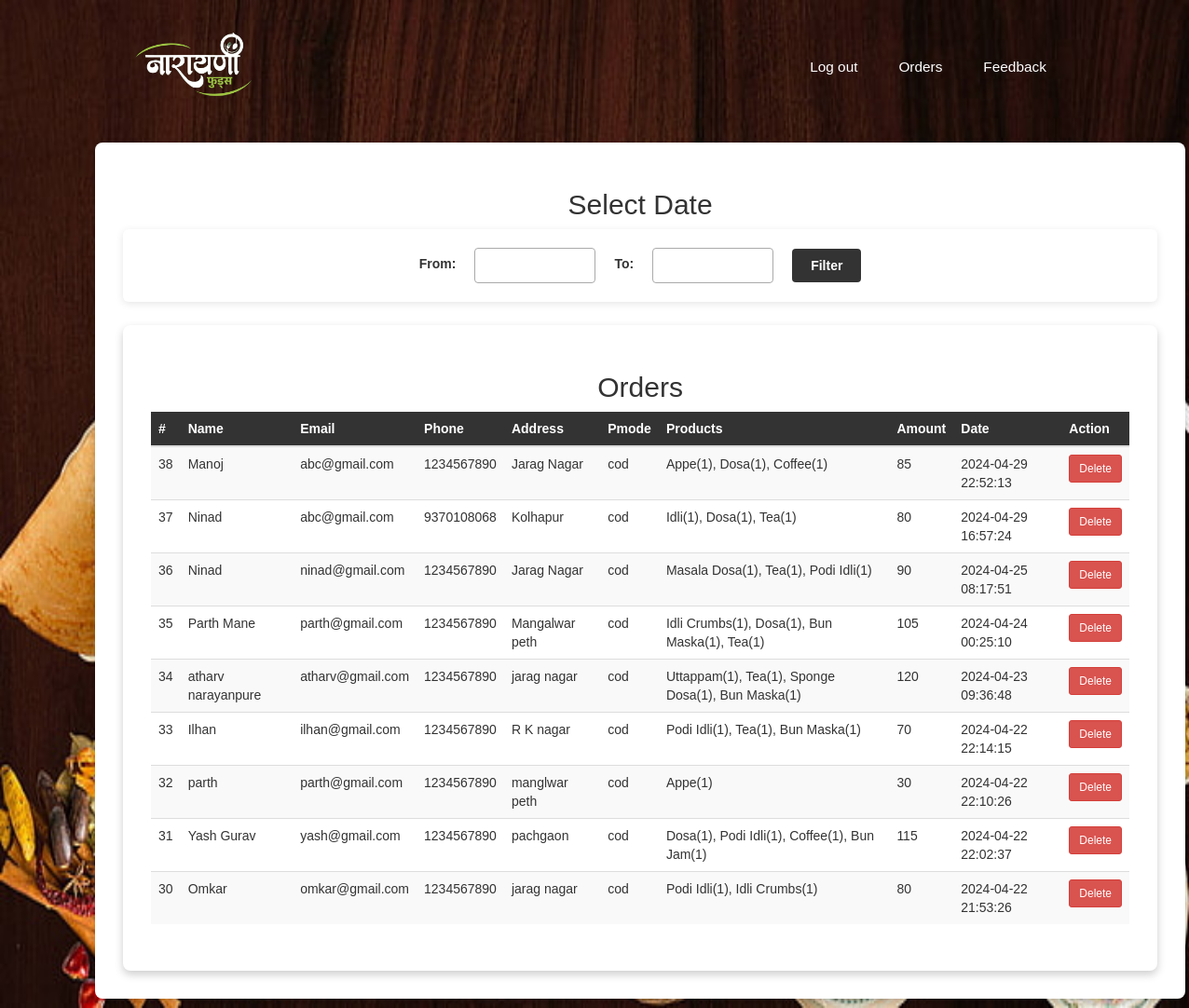
Page /admin_panel.php on the committed database.
### tables this page shows
CREATE TABLE `orders` (
  `id` int(11) NOT NULL,
  `name` varchar(100) NOT NULL,
  `email` varchar(100) NOT NULL,
  `phone` varchar(20) NOT NULL,
  `address` varchar(255) NOT NULL,
  `pmode` varchar(50) NOT NULL,
  `products` varchar(255) NOT NULL,
  `amount_paid` varchar(100) NOT NULL,
  `date` datetime DEFAULT NULL
);

### admin_panel.php (the view, shortened to what this page needs)
<?php
$con = mysqli_connect('localhost','root','','narayanifoods');
$sub_sql = "";
$toDate = $fromDate = "";
$res = mysqli_query($con, "select * from orders $sub_sql order by id desc");
?>
<!DOCTYPE html>
<html lang="en">
<head>
<link rel="stylesheet" href="https://maxcdn.bootstrapcdn.com/bootstrap/3.4.1/css/bootstrap.min.css">
<link rel="stylesheet" href="//code.jquery.com/ui/1.12.1/themes/base/jquery-ui.css">
</head>
<body>
<div class="container1">
<div class="navbar">
    <img src="logos/mainlogo1.png" class="logo">
    <nav>
        <a href="index.html">Log out<span></span></a>
        <a href="admin_panel.php">Orders<span></span></a>
        <a href="feedback.php">Feedback<span></span></a>
    </nav>
</div>
<div class="container">
<h2 class="text-center mb-4">Select Date</h2>
<form method="post" class="filter-form">
    <label>From:</label>
    <input type="text" id="from" name="from" value="<?php echo $fromDate ?>" required>
    <label>To:</label>
    <input type="text" id="to" name="to" value="<?php echo $toDate ?>" required>
    <input type="submit" name="submit" value="Filter">
</form>
<?php if(mysqli_num_rows($res)>0){ ?>
<div class="container" style="background:white; width:auto;background-color:bisque;margin-top:20px;">
    <h2 class="text-center mb-4">Orders</h2>
    <div class="table-responsive">
        <table class="table table-striped table-hover">
            <thead>
                <tr>
                    <th>#</th>
                    <th>Name</th>
                    <th>Email</th>
                    <th>Phone</th>
                    <th>Address</th>
                    <th>Pmode</th>
                    <th>Products</th>
                    <th>Amount</th>
                    <th>Date</th>
                    <th>Action</th>
                </tr>
            </thead>
            <tbody>
                <?php while($row=mysqli_fetch_assoc($res)){ ?>
                <tr>
                    <td><?php echo $row['id']; ?></td>
                    <td><?php echo $row['name']; ?></td>
                    <td><?php echo $row['email']; ?></td>
                    <td><?php echo $row['phone']; ?></td>
                    <td><?php echo $row['address']; ?></td>
                    <td><?php echo $row['pmode']; ?></td>
                    <td><?php echo $row['products']; ?></td>
                    <td><?php echo $row['amount_paid']; ?></td>
                    <td><?php echo $row['date']; ?></td>
                    <td>
                        <a href="admin_panel.php?delete=<?php echo $row['id']; ?>"
                           onclick="return confirm('Delete this order?');"
                           class="btn btn-danger btn-sm">
                           Delete
                        </a>
                    </td>
                </tr>
                <?php } ?>
            </tbody>
        </table>
    </div>
</div>
<?php } else { echo "<h3 class='text-center'>No data found</h3>"; } ?>
</div>
</div>
</body>
</html>

### admin_panel.php (style rules this page uses)
* { margin:0; padding:0; font-family:'Poppins',sans-serif; box-sizing:border-box; }
body { background-image:url('images/background2.jpg'); background-repeat:no-repeat; background-attachment:fixed; background-size:100% 100%; }
.container1 { width:100%; padding:10px 8%; }
.navbar { padding:15px 30px; display:flex; align-items:center; }
nav { flex:1; text-align:right; }
nav a { text-decoration:none; padding:6px 20px; color:white; font-weight:500; font-size:1.1em; position:relative; transition:.5s; }
.logo { width:150px; }
.container { background-color:#ffffff!important; border-radius:8px; box-shadow:0 4px 10px rgba(0,0,0,0.2); padding:30px; margin-top:20px; }
.filter-form { background:#ffffff; padding:20px; border-radius:6px; display:flex; gap:20px; justify-content:center; align-items:center; box-shadow:0 2px 8px rgba(0,0,0,0.1); margin-bottom:25px; }
.filter-form label { font-weight:bold; }
.filter-form input[type="text"] { padding:8px 10px; width:130px; border-radius:4px; border:1px solid #aaa; }
.filter-form input[type="submit"] { padding:8px 20px; border:none; background:#333; color:white; border-radius:4px; cursor:pointer; font-weight:600; }
.table th { background:#333; color:white; }
.table-responsive { overflow-x:auto; }
.btn-danger { padding:5px 10px; }

### rows in the picture
orders: id "38", name "Manoj", email "abc@gmail.com", phone "1234567890", address "Jarag Nagar", pmode "cod", products "Appe(1), Dosa(1), Coffee(1)", amount_paid "85", date "2024-04-29 22:52:13"
orders: id "37", name "Ninad", email "abc@gmail.com", phone "9370108068", address "Kolhapur", pmode "cod", products "Idli(1), Dosa(1), Tea(1)", amount_paid "80", date "2024-04-29 16:57:24"
orders: id "36", name "Ninad", email "ninad@gmail.com", phone "1234567890", address "Jarag Nagar", pmode "cod", products "Masala Dosa(1), Tea(1), Podi Idli(1)", amount_paid "90", date "2024-04-25 08:17:51"
orders: id "35", name "Parth Mane", email "parth@gmail.com", phone "1234567890", address "Mangalwar peth", pmode "cod", products "Idli Crumbs(1), Dosa(1), Bun Maska(1), Tea(1)", amount_paid "105", date "2024-04-24 00:25:10"
orders: id "34", name "atharv narayanpure", email "atharv@gmail.com", phone "1234567890", address "jarag nagar", pmode "cod", products "Uttappam(1), Tea(1), Sponge Dosa(1), Bun Maska(1)", amount_paid "120", date "2024-04-23 09:36:48"
orders: id "33", name "Ilhan", email "ilhan@gmail.com", phone "1234567890", address "R K nagar", pmode "cod", products "Podi Idli(1), Tea(1), Bun Maska(1)", amount_paid "70", date "2024-04-22 22:14:15"
orders: id "32", name "parth", email "parth@gmail.com", phone "1234567890", address "manglwar peth", pmode "cod", products "Appe(1)", amount_paid "30", date "2024-04-22 22:10:26"
orders: id "31", name "Yash Gurav", email "yash@gmail.com", phone "1234567890", address "pachgaon", pmode "cod", products "Dosa(1), Podi Idli(1), Coffee(1), Bun Jam(1)", amount_paid "115", date "2024-04-22 22:02:37"
orders: id "30", name "Omkar", email "omkar@gmail.com", phone "1234567890", address "jarag nagar", pmode "cod", products "Podi Idli(1), Idli Crumbs(1)", amount_paid "80", date "2024-04-22 21:53:26"
